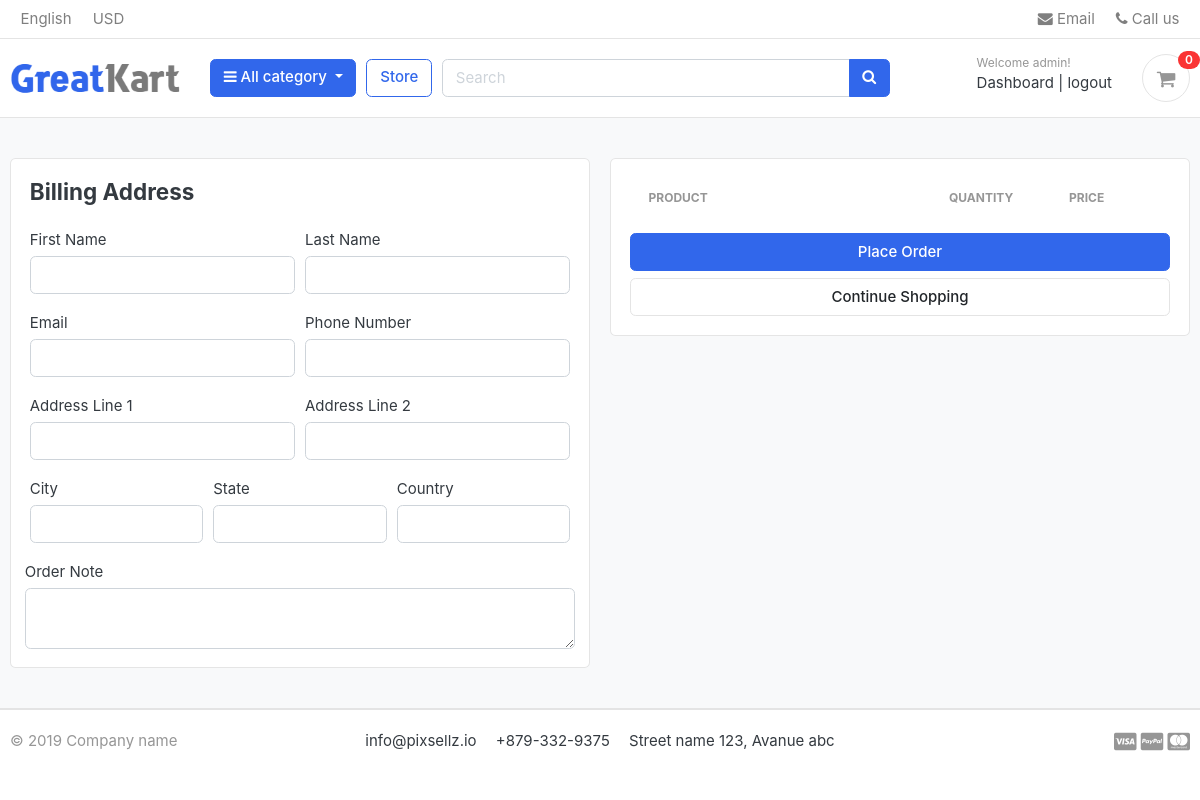
Page /cart/checkout/ (signed in) on the earlier database version.
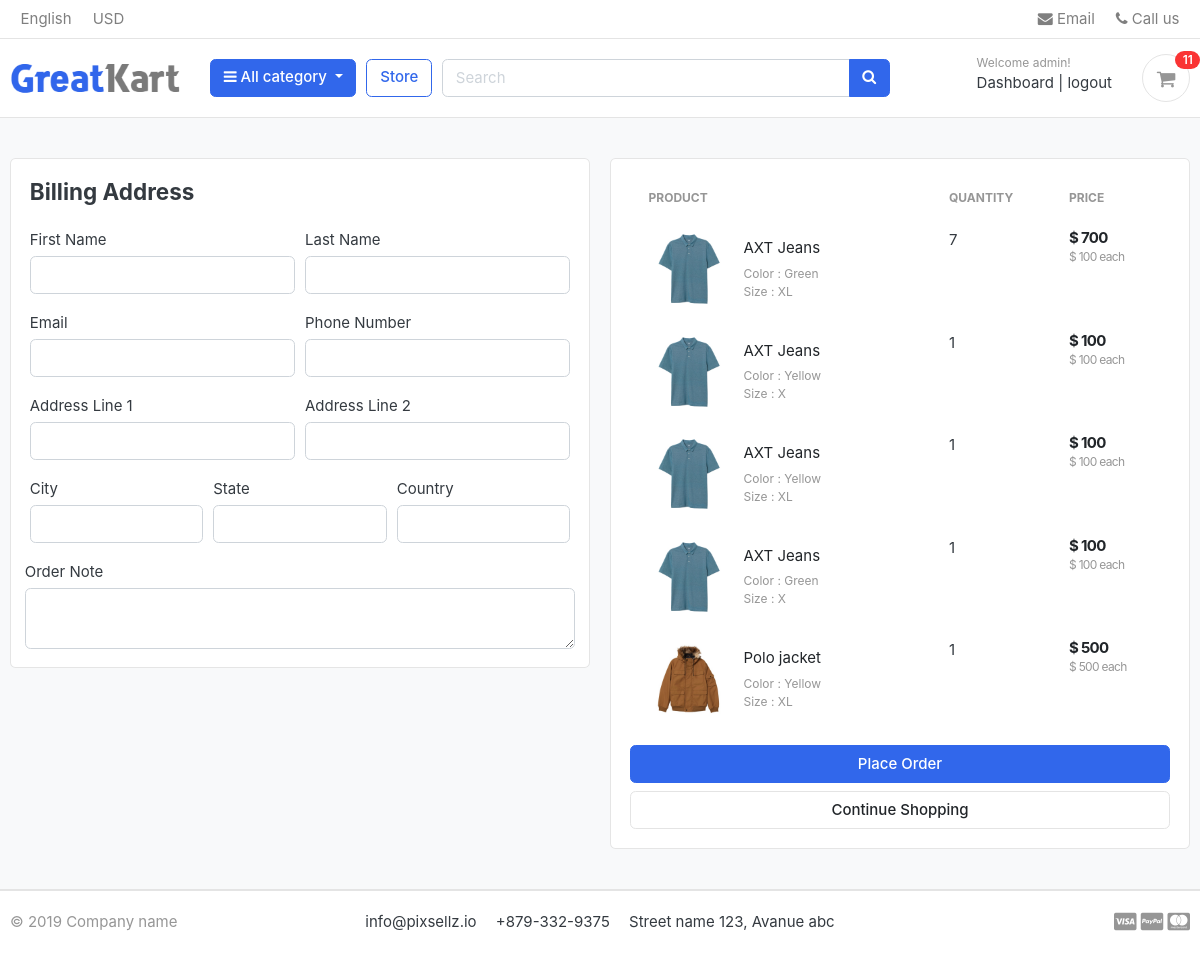
Same page on the later database version.
### carts/models.py (models this page shows, shortened)
class CartItem(models.Model):
    user = models.ForeignKey(Account, on_delete=models.CASCADE, null=True)
    product = models.ForeignKey(Product, on_delete=models.CASCADE)
    variations = models.ManyToManyField(Variation, blank=True)
    cart = models.ForeignKey(Cart, on_delete=models.CASCADE, null=True)
    quantity = models.IntegerField()
    is_active = models.BooleanField(default=True)
    def sub_total(self):
        return self.product.price * self.quantity

### store/models.py (models this page shows, shortened)
class Product(models.Model):
    product_name = models.CharField(max_length=200, unique=True)
    slug = models.SlugField(max_length=200, unique=True)
    description = models.TextField(max_length=500, blank=True)
    price = models.IntegerField()
    images = models.ImageField(upload_to='photos/products')
    stock = models.IntegerField()
    is_available = models.BooleanField(default=True)
    category = models.ForeignKey(Category, on_delete=models.CASCADE)
    created_date = models.DateTimeField(auto_now_add=True)
    modified_date = models.DateTimeField(auto_now=True)
    def get_url(self):
        return reverse('product_detail', args=[self.category.slug, self.slug]) # product_detail is coming from store/urls.py

class Variation(models.Model):
    product = models.ForeignKey(Product, on_delete=models.CASCADE)
    variation_category = models.CharField(max_length=100, choices=variation_category_choice)
    variation_value = models.CharField(max_length=100)
    is_active = models.BooleanField(default=True)
    created_date = models.DateTimeField(auto_now=True)
    objects = VariationManager()

### carts/views.py (the view)
# urls.py: path('checkout/', views.checkout, name='checkout'),
@login_required(login_url='login')
def checkout(request, total=0, quantity=0, cart_items=None):
    try:
        tax = 0
        grand_total = 0
        if request.user.is_authenticated:
            cart_items = CartItem.objects.filter(user=request.user, is_active=True)
        else:
            cart = Cart.objects.get(cart_id=_cart_id(request))
            cart_items = CartItem.objects.filter(cart=cart, is_active=True)
        for cart_item in cart_items:
            total += (cart_item.product.price * cart_item.quantity)
            quantity += cart_item.quantity
        tax = (2 * total)/100
        grand_total = total + tax
    except ObjectDoesNotExist:
        pass #just ignore
    context = {
        'total': total,
        'quantity': quantity,
        'cart_items': cart_items,
        'tax'       : tax,
        'grand_total': grand_total,
    }
    return render(request, 'store/checkout.html', context)

### carts/context_processors.py (called while the page is built)
def counter(request):
    cart_count = 0
    if 'admin' in request.path: # to avoid showing cart item count in admin panel
        return {}
    else:
        try:
            cart = Cart.objects.filter(cart_id=_cart_id(request)) # get the cart using the cart_id present in the session
            if request.user.is_authenticated:
                cart_items = CartItem.objects.all().filter(user=request.user)
            else:
                cart_items = CartItem.objects.all().filter(cart=cart[:1]) # get the cart items associated with the cart
            for cart_item in cart_items:
                cart_count += cart_item.quantity # count the total quantity of items in the cart
        except Cart.DoesNotExist:
            cart_count = 0
    return dict(cart_count=cart_count)

### carts/views.py (called while the page is built)
def _cart_id(request):
    cart = request.session.session_key # get the session key
    if not cart:
        cart = request.session.create() # create a new session if not present
    return cart

### category/context_processors.py (called while the page is built)
def menu_links(request):
    links = Category.objects.all()
    return dict(links=links)

### templates/store/checkout.html (shortened to what this page needs)
{% extends 'base.html' %}
{% load static %}
{% block content %}
<section class="section-content padding-y bg">
<div class="container">
<div class="row">
	<aside class="col-lg-6">
<div class="card">
  <div class="card-body">
    <h4 class="card-title mb-4">Billing Address</h4>
    <form action="{% url 'place_order' %}" method="POST">
      <div class="form-row">
        <div class="col form-group">
          <label for="">First Name</label>
          <input type="text" name="first_name" class="form-control" required>
        </div>
        <div class="col form-group">
          <label for="">Last Name</label>
          <input type="text" name="last_name" class="form-control" required>
        </div>
      </div>
      <div class="form-row">
        <div class="col form-group">
          <label for="">Email</label>
          <input type="email" name="email" class="form-control" required>
        </div>
        <div class="col form-group">
          <label for="">Phone Number</label>
          <input type="text" name="phone" class="form-control" required>
        </div>
      </div>
      <div class="form-row">
        <div class="col form-group">
          <label for="">Address Line 1</label>
          <input type="text" name="address_line_1" class="form-control" required>
        </div>
        <div class="col form-group">
          <label for="">Address Line 2</label>
          <input type="text" name="address_line_2" class="form-control">
        </div>
      </div>
      <div class="form-row">
        <div class="col form-group">
          <label for="">City</label>
          <input type="text" name="city" class="form-control" required>
        </div>
        <div class="col form-group">
          <label for="">State</label>
          <input type="text" name="state" class="form-control" required>
        </div>
        <div class="col form-group">
          <label for="">Country</label>
          <input type="text" name="country" class="form-control" required>
        </div>
        </div>
        <div class="form-row">
          <label for="">Order Note</label>
          <textarea name="order_note" rows="2" class="form-control"></textarea>
        </div>
  </div>
</div>
	</aside>
	<aside class="col-lg-6">
		<div class="card">
		<div class="card-body">
      <table class="table table-borderless table-shopping-cart">
      <thead class="text-muted">
      <tr class="small text-uppercase">
        <th scope="col">Product</th>
        <th scope="col" width="120">Quantity</th>
        <th scope="col" width="120">Price</th>
      </tr>
      </thead>
      <tbody>
      {% for cart_item in cart_items %}
      <tr>
      	<td>
      		<figure class="itemside align-items-center">
      			<div class="aside"><img src="{{ cart_item.product.images.url }}" class="img-sm"></div>
      			<figcaption class="info">
      				<a href="{{ cart_item.product.get_url }}" class="title text-dark">{{ cart_item.product.product_name }}</a>
      				<p class="text-muted small">
      					{% if cart_item.variations.all %}
      						{% for item in cart_item.variations.all %}
      							{{ item.variation_category | capfirst }} : {{ item.variation_value | capfirst }} <br>
      						{% endfor %}
      					{% endif %}
      				</p>
      			</figcaption>
      		</figure>
      	</td>
      	<td>
      				<label for="">{{cart_item.quantity}}</label>
      	</td>
      	<td>
      		<div class="price-wrap">
      			<var class="price">$ {{ cart_item.sub_total }}</var>
      			<small class="text-muted"> $ {{ cart_item.product.price }} each </small>
      		</div>
      	</td>
      </tr>
      {% endfor %}
      </tbody>
      </table>
      <button type="submit" name="submit" class="btn btn-primary btn-block">Place Order</button>
			<a href="{% url 'store' %}" class="btn btn-light btn-block">Continue Shopping</a>
		</div>
		</div>
</aside>
</div>
</div>
</section>
{% endblock %}

### templates/includes/navbar.html (shortened to what this page needs)
{% load static %}
<header class="section-header">
<nav class="navbar p-md-0 navbar-expand-sm navbar-light border-bottom">
<div class="container">
  <div class="collapse navbar-collapse" id="navbarTop4">
    <ul class="navbar-nav mr-auto">
    	<li class="nav-item dropdown">
		 	<a href="#" class="nav-link"> English </a>
		</li>
		<li class="nav-item dropdown">
			<a href="#" class="nav-link"> USD </a>
		</li>
    </ul>
    <ul class="navbar-nav">
		<li><a href="#" class="nav-link"> <i class="fa fa-envelope"></i> Email </a></li>
		<li><a href="#" class="nav-link"> <i class="fa fa-phone"></i> Call us </a></li>
	</ul>
  </div>
</div>
</nav>
<section class="header-main border-bottom">
	<div class="container">
<div class="row align-items-center">
	<div class="col-lg-2 col-md-3 col-6">
		<a href="{% url 'home' %}" class="brand-wrap">
			<img class="logo" src="{% static 'images/logo.png' %}">
		</a>
	</div>
	<div class="col-lg col-sm col-md col-6 flex-grow-0">
		<div class="category-wrap dropdown d-inline-block float-right">
			<button type="button" class="btn btn-primary dropdown-toggle" data-toggle="dropdown">
				<i class="fa fa-bars"></i> All category
			</button>
		</div>
	</div>
	<a href="{% url 'store' %}" class="btn btn-outline-primary">Store</a>
	<div class="col-lg  col-md-6 col-sm-12 col">
		<form action="{% url 'search' %}" class="search" method="GET">
			<div class="input-group w-100">
			    <input type="text" class="form-control"  style="width:60%;" placeholder="Search" name="keyword">
			    <div class="input-group-append">
			      <button class="btn btn-primary" type="submit">
			        <i class="fa fa-search"></i>
			      </button>
			    </div>
		    </div>
		</form>
	</div>
	<div class="col-lg-3 col-sm-6 col-8 order-2 order-lg-3">
				<div class="d-flex justify-content-end mb-3 mb-lg-0">
					{% if user.id is None %}
						<div class="widget-header">
							<small class="title text-muted">Welcome guest!</small>
							<div>
								<a href="{% url 'login' %}">Sign in</a> <span class="dark-transp"> | </span>
								<a href="{% url 'register' %}"> Register</a>
							</div>
						</div>
					{% else %}
						<div class="widget-header">
							<small class="title text-muted">Welcome {{ user.first_name }}!</small>
							<div>
								<a href="{% url 'dashboard' %}">Dashboard</a> <span class="dark-transp"> | </span>
								<a href="{% url 'logout' %}"> logout</a>
							</div>
						</div>
					{% endif %}
					<a href="{% url 'cart' %}" class="widget-header pl-3 ml-3">
						<div class="icon icon-sm rounded-circle border"><i class="fa fa-shopping-cart"></i></div>
						<span class="badge badge-pill badge-danger notify">{{ cart_count }}</span>
					</a>
				</div>
			</div>
</div>
	</div>
</section>
</header>

Differences in the rows shown:
added CartItem: product.images (picture), product.product_name "AXT Jeans", quantity "7", sub_total "700", product.price "100"
now on this page (row unchanged): Variation: variation_category "Color", variation_value "Green"
now on this page (row unchanged): Variation: variation_category "Size", variation_value "XL"
added CartItem: product.images (picture), product.product_name "AXT Jeans", quantity "1", sub_total "100", product.price "100"
now on this page (row unchanged): Variation: variation_category "Color", variation_value "Yellow"
now on this page (row unchanged): Variation: variation_category "Size", variation_value "X"
added CartItem: product.images (picture), product.product_name "AXT Jeans", quantity "1", sub_total "100", product.price "100"
added CartItem: product.images (picture), product.product_name "AXT Jeans", quantity "1", sub_total "100", product.price "100"
added CartItem: product.images (picture), product.product_name "Polo jacket", quantity "1", sub_total "500", product.price "500"
added Variation: variation_category "Color", variation_value "Yellow", shown under "Polo jacket"
added Variation: variation_category "Size", variation_value "XL", shown under "Polo jacket"
Other differences:
{{ cart_count }}: "0" → "11"
